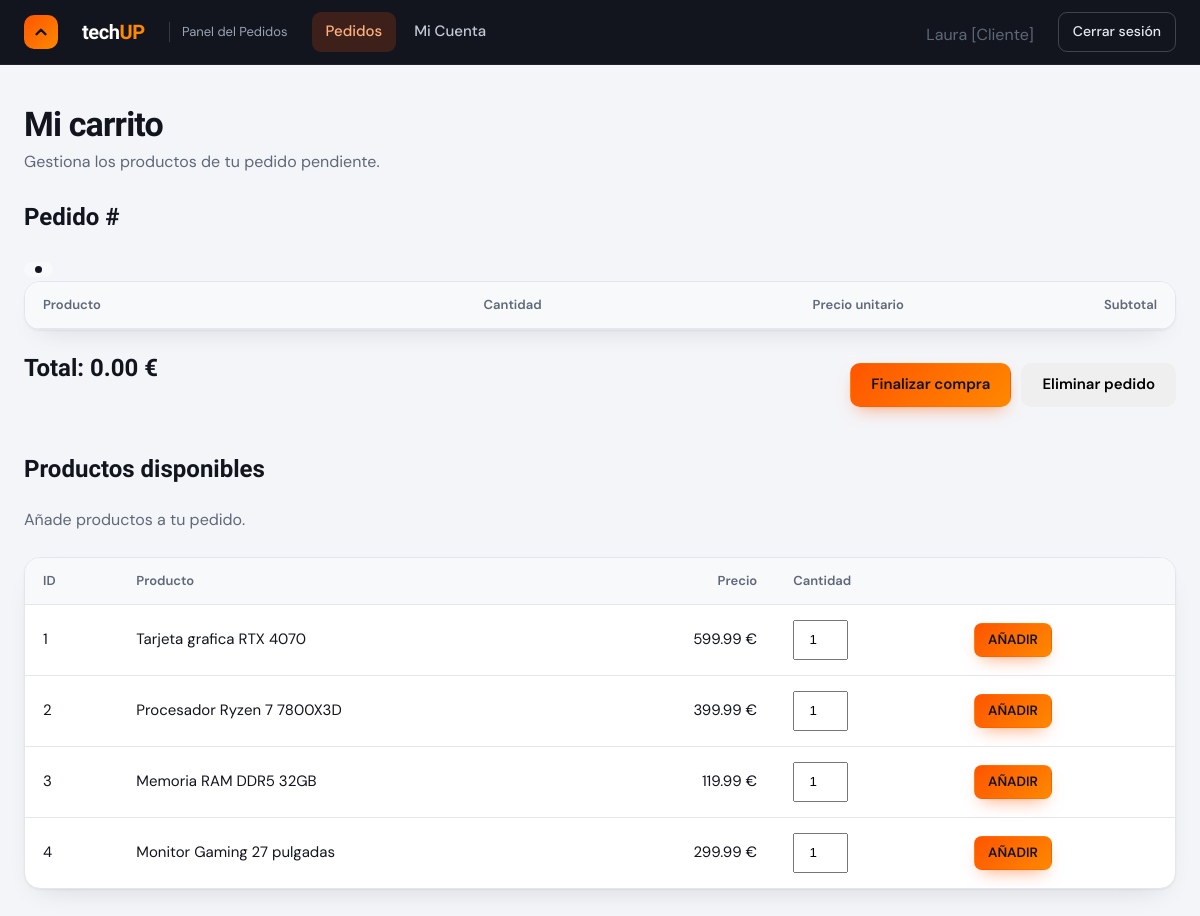
Page /index.php?entity=pedido&action=carrito&rol=1 (signed in) on the committed database.
### tables this page shows
CREATE TABLE productos (
    id_producto INT UNSIGNED AUTO_INCREMENT PRIMARY KEY,
    nombre VARCHAR(120) NOT NULL,
    categoria VARCHAR(60) NOT NULL,
    marca VARCHAR(60) NOT NULL,
    modelo VARCHAR(100),
    precio DECIMAL(10, 2) NOT NULL,
    stock INT UNSIGNED NOT NULL DEFAULT 0,

    CONSTRAINT chk_producto_precio
        CHECK (precio >= 0)
);

### controller/CPedido.php (called while the page is built, shortened)
<?php
require_once __DIR__ . "/../model/MPedidos.php";
require_once __DIR__ . "/../model/MProductos.php";
class CPedido
{
    private MPedidos $model;
    private MProductos $modelProducto;
    public function __construct()
    {
        $this->model = new MPedidos();
        $this->modelProducto = new MProductos();
    }
    public function carrito()
    {
        $id_usuario = $_SESSION['id'];
        $pedidoPendiente = $this->model->getPedidoPendienteUsuario($id_usuario);
        if ($pedidoPendiente == null) {
            $this->model->crearPedido($id_usuario);
            $pedidoPendiente = $this->model->getPedidoPendienteUsuario($id_usuario);
        }
        $productos = $this->modelProducto->getAll();
        require_once __DIR__ . "/../view/carrito/VCarrito.php";
    }
}

### index.php (called while the page is built, shortened)
<?php
CDestino::enrutar();

### db/Conectar.php (called while the page is built)
<?php
class ConexionBD{
    public static function conectar(){
        $conexion = new mysqli("127.0.0.1","root","","tienda_informatica");
        $conexion -> query("SET NAMES 'UTF8' ");
        return $conexion;
    }
}

### model/MPedidos.php (called while the page is built, shortened)
<?php
class MPedidos
{
    private $db;
    public function __construct()
    {
        $this->db = ConexionBD::conectar();
    }
    function getPedidoPendienteUsuario($id_usuario)
    {
        $query = $this->db->prepare("SELECT *
        FROM pedidos
        WHERE id_usuario = ?
        AND estado = 'pendiente'");
        $query->bind_param("i", $id_usuario);
        $query->execute();
        $result = $query->get_result();
        return $result->fetch_assoc();
    }
}

### model/MProductos.php (called while the page is built, shortened)
<?php
class MProductos
{
    private $db;
    private $data;
    public function __construct()
    {
        $this->db = ConexionBD::conectar();
        $this->data = array();
    }
    public function getAll()
    {
        $consulta = $this->db->query("SELECT * FROM productos");
        while ($filas = $consulta->fetch_assoc()) {
            $this->data[] = $filas;
        }
        return $this->data;
    }
}

### view/carrito/VCarrito.php (the view, shortened to what this page needs)
<!DOCTYPE html>
<html lang="es">
<head>
    <link rel="stylesheet" href="view/styles.css">
</head>
<body>
    <header class="topbar">
        <div class="topbar-inner">
            <span class="brand-mark" aria-hidden="true"><svg width="18" height="18" viewBox="0 0 24 24" fill="none"
                    stroke="#12151e" stroke-width="3.2" stroke-linecap="round" stroke-linejoin="round">
                    <path d="M6 15l6-6 6 6" />
                </svg></span>
            <span class="brand-name">tech<b>UP</b></span>
            <span class="brand-tag">Panel del Pedidos</span>
            <nav class="nav" aria-label="Secciones">
                <a href="?entity=pedido&amp;action=index&amp;rol=1&amp;id=<?= $_SESSION["id"] ?>" class="is-active"
                    aria-current="page">Pedidos</a>
                <a href="?entity=usuario&amp;action=show&amp;id=<?= $_SESSION["id"] ?>&amp;rol=1">Mi Cuenta</a>
            </nav>
            <span class="page-sub"> <?= $_SESSION["nombre"] ?>
                <?php
                if ($_SESSION['rol'] == 0) {
                    echo "[Administrador]";
                } else {
                    echo "[Cliente]";
                }
                ?></span>
            <a class="logout" href="?entity=login&amp;">Cerrar sesión</a>
        </div>
    </header>
    <main class="page">
        <div class="page-head">
            <div>
                <h1>Mi carrito</h1>
                <p class="page-sub">Gestiona los productos de tu pedido pendiente.</p>
            </div>
        </div>
        <?php
        echo "<h2>Pedido #" . $pedidoPendiente['id_pedido'] . "</h2>
            <span class='badge badge-" . $pedidoPendiente['estado'] . "'>" . $pedidoPendiente['estado'] . "</span> ";
        ?>
        <div class="panel table-wrap">
            <table class="table">
                <thead>
                    <tr>
                        <th>Producto</th>
                        <th class="num">Cantidad</th>
                        <th class="num">Precio unitario</th>
                        <th class="num">Subtotal</th>
                    </tr>
                </thead>
                    <?php
                    $total = 0;
                    ?>
            </table>
        </div>
        <div class="page-head">
            <h2>Total: <?= number_format($total, 2) ?> €</h2>
            <div style="display: flex; gap: 10px; align-items: center;">
                <a href="index.php?entity=pedido&action=comprar&rol=1" class="btn btn-primary">
                    Finalizar compra
                </a>
                <form method="POST" action="index.php?entity=pedido&action=destroy&rol=1">
                    <button type="submit" class="btn btn-danger">
                        Eliminar pedido
                    </button>
                </form>
            </div>
        </div>
        <div class="page-head">
            <div>
                <h2>Productos disponibles</h2>
                <p class="page-sub">Añade productos a tu pedido.</p>
            </div>
        </div>
        <div class="panel table-wrap">
            <table class="table">
                <thead>
                    <tr>
                        <th>ID</th>
                        <th>Producto</th>
                        <th class="num">Precio</th>
                        <th>Cantidad</th>
                        <th></th>
                    </tr>
                </thead>
                <tbody>
                    <?php
                    foreach ($productos as $producto) {
                        echo "<tr>";
                        echo "<td>" . $producto['id_producto'] . "</td>";
                        echo "<td>" . $producto['nombre'] . "</td>";
                        echo "<td class='num'>" . number_format($producto['precio'], 2) . " €</td>";
                        echo "<td>";
                        echo "<form method='POST' action='index.php?entity=pedido&action=anyadirProducto&rol=1'>";
                        echo "<input type='number' name='cantidad' value='1' min='1' class='form-control' style='width: 55px; text-align:center; height: 40px; display: inline-block;'>";
                        echo "</td>";
                        echo "<td>";
                        echo "<button type='submit' class='btn btn-sm btn-primary'>AÑADIR</button>";
                        echo "</td>";
                        echo "</tr>";
                    }
                    ?>
                </tbody>
            </table>
        </div>
    </main>
</body>
</html>

### view/styles.css (style rules this page uses)
:root { --bg: #F4F5F8; --surface: #ffffff; --surface-2: #F8F9FB; --ink: #12151e; --muted: #5f6878; --line: #e3e6ee; --brand: #FF5500; --brand-2: #FF8800; --brand-text: #C2410C; --graphite: #12151e; --graphite-2: #1c202b; --danger: #b42318; --shadow: 0 1px 2px rgba(18, 21, 30, .05), 0 12px 28px -16px rgba(18, 21, 30, .18); --pendiente-fg: #8a5a00; --pendiente-bg: rgba(245, 166, 35, .18); --pagado-fg: #1d4ed8; --pagado-bg: rgba(59, 130, 246, .13); --enviado-fg: #6d28d9; --enviado-bg: rgba(139, 92, 246, .14); --entregado-fg: #13703a; --entregado-bg: rgba(34, 197, 94, .16); --cancelado-fg: #b42318; --cancelado-bg: rgba(239, 68, 68, .13); --admin-fg: #C2410C; --admin-bg: rgba(255, 85, 0, .12); --user-fg: #475467; --user-bg: rgba(100, 116, 139, .14); color-scheme: light dark; }
*, *::before, *::after { box-sizing: border-box; }
html { -webkit-text-size-adjust: 100%; }
body { margin: 0; background: var(--bg); color: var(--ink); font: 400 16px/1.55 "DM Sans", system-ui, "Segoe UI", Roboto, sans-serif; -webkit-font-smoothing: antialiased; }
h1, h2, h3, legend, .brand-name, .auth-slogan { font-family: "Sora", "DM Sans", system-ui, sans-serif; }
a { color: inherit; }
.topbar { position: sticky; top: 0; z-index: 50; background: var(--graphite); color: #fff; border-bottom: 1px solid rgba(255, 255, 255, .06); }
.topbar-inner { max-width: 1200px; margin: 0 auto; padding: 0 24px; height: 64px; display: flex; align-items: center; gap: 24px; }
.brand-mark { width: 34px; height: 34px; border-radius: 10px; display: grid; place-items: center; background: linear-gradient(135deg, var(--brand), var(--brand-2)); }
.brand-name { font-weight: 700; font-size: 20px; letter-spacing: -.02em; }
.brand-name b { color: var(--brand-2); font-weight: 700; }
.brand-tag { font-size: 13px; color: #9aa3b5; padding-left: 12px; border-left: 1px solid rgba(255, 255, 255, .16); }
.nav { display: flex; gap: 4px; flex: 1; min-width: 0; overflow-x: auto; scrollbar-width: none; }
.nav a { padding: 8px 14px; border-radius: 9px; text-decoration: none; color: #c3c9d6; font-weight: 500; font-size: 15px; white-space: nowrap; transition: background .15s, color .15s; }
.nav a.is-active { background: rgba(255, 85, 0, .18); color: #FFB27F; }
.logout { flex-shrink: 0; padding: 8px 14px; border: 1px solid rgba(255, 255, 255, .2); border-radius: 9px; text-decoration: none; color: #e6e9f0; font-size: 14px; font-weight: 500; transition: background .15s; }
.page { max-width: 1200px; margin: 0 auto; padding: 40px 24px 80px; }
.page-head { display: flex; align-items: flex-end; justify-content: space-between; flex-wrap: wrap; gap: 16px; margin-bottom: 24px; }
.page-head h1 { margin: 0; font-size: clamp(26px, 3.2vw, 34px); line-height: 1.15; letter-spacing: -.025em; }
.page-sub { margin: 6px 0 0; color: var(--muted); }
.panel { background: var(--surface); border: 1px solid var(--line); border-radius: 16px; box-shadow: var(--shadow); }
.table-wrap { overflow-x: auto; }
.table { width: 100%; border-collapse: collapse; font-size: 15px; }
.table th { padding: 13px 18px; text-align: left; white-space: nowrap; font-size: 13px; font-weight: 600; color: var(--muted); background: var(--surface-2); border-bottom: 1px solid var(--line); }
.table td { padding: 15px 18px; vertical-align: middle; border-bottom: 1px solid var(--line); }
.table tbody tr:last-child td { border-bottom: 0; }
.table .num { text-align: right; font-variant-numeric: tabular-nums; }
.btn { display: inline-flex; align-items: center; justify-content: center; gap: 8px; height: 44px; padding: 0 20px; border: 1.5px solid transparent; border-radius: 10px; font: 600 15px/1 "DM Sans", system-ui, sans-serif; text-decoration: none; cursor: pointer; transition: transform .12s, box-shadow .15s, background .15s, border-color .15s; }
.btn-primary { color: var(--graphite); background: linear-gradient(135deg, var(--brand), var(--brand-2)); box-shadow: 0 8px 18px -8px rgba(255, 85, 0, .6); }
.btn-sm { height: 34px; padding: 0 13px; border-radius: 8px; font-size: 13.5px; }
.badge { display: inline-flex; align-items: center; gap: 7px; padding: 4px 11px; border-radius: 99px; font-size: 13px; font-weight: 600; line-height: 1.4; text-transform: capitalize; color: var(--fg, var(--ink)); background: var(--bgc, var(--surface-2)); }
.badge::before { content: ""; width: 7px; height: 7px; border-radius: 50%; background: currentColor; }

### rows in the picture
productos: id_producto "1", nombre "Tarjeta grafica RTX 4070", precio "599.99"
productos: id_producto "2", nombre "Procesador Ryzen 7 7800X3D", precio "399.99"
productos: id_producto "3", nombre "Memoria RAM DDR5 32GB", precio "119.99"
productos: id_producto "4", nombre "Monitor Gaming 27 pulgadas", precio "299.99"

### other values in the picture
$_SESSION["nombre"] "Laura"
$total "0.00"
